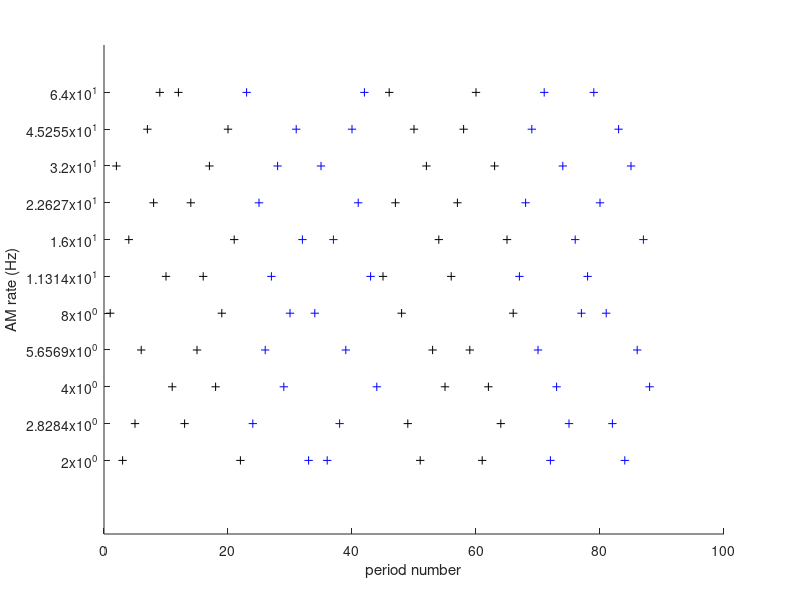

The MATLAB script that drew this image: (Note: this script raises an error after producing the figure.)
function make_irreg_AM_chunks
% This stimulus recipe allows for 3 important criteria to be matched:
%
%   1) a few specific AM rate vector sequences (chunks) are repeated for
%   multiple (15) trials, allowing for psth and trial-to-trial variability
%   analyses.
%
%   2) the specific chunks can arrive either early or late in an irregular
%   segment, allowing us to look for adaptation on a constant physical
%   signal.
%
%   3) each unique AM rate (/period duration) is presented in several
%   diverse positions within an irregular sequence. ie, there are several
%   unique AM rates  preceeding it. this allows for a rough assessment of
%   details behind any observed hysteresis effects, or conditions for
%   non-linearities, and allows for an assessment of neural activity
%   related to irregularity as a condition, with less bias by responses
%   specific to an individual sequence.
%
%   weaknesses:
%   - there may not be enough randomized chunks, so analyses of adaptation
%   may be confounded by responses specific to the rate sequences
%   presented.
%
%   each unique rate value is presented 120 times in the irregular
%   condition.
%

% rng('shuffle')

AMrates = 2.^[1:0.5:6];  %2-64 Hz
periodic_rates = [2 4 8 16 32];

irreg_chunk_dur = 2*sum(1./AMrates);

try
    load('example_irregular_sequence.mat')
    
catch
    SATISFIED = zeros(size(AMrates));
    while all(SATISFIED==0)
        
        randChunkA = randperm(length(AMrates));
        randChunkB = randperm(length(AMrates));
        randChunkC = randperm(length(AMrates));
        randChunkD = randperm(length(AMrates));
        rateVec_idx = [randChunkA randChunkB randChunkC randChunkD];
        
        while any(abs(diff(rateVec_idx))<2) %ensure there are no stepwise increments
            randChunkA = randperm(length(AMrates));
            randChunkB = randperm(length(AMrates));
            randChunkC = randperm(length(AMrates));
            randChunkD = randperm(length(AMrates));
            rateVec_idx = [randChunkA randChunkB randChunkC randChunkD];
        end
        
        for ir = 1:numel(AMrates) %ensure that each individual rate follows a variety of preceding rates
            idxs=[]; idxs = find(rateVec_idx==ir);
            if numel(unique([ ir rateVec_idx(idxs(idxs~=1)-1) ])) == (1+numel(idxs(idxs~=1)))
                SATISFIED(ir) = 1;
            end
        end
        if any(SATISFIED==0) %if not all do, start over
            SATISFIED = zeros(size(AMrates));
        end
    end
end

% Final AM rate "segments"
rateVec1    = AMrates([randChunkA randChunkB]);
rateVec1REV = AMrates([randChunkB randChunkA]);
rateVec2    = AMrates([randChunkC randChunkD]);
rateVec2REV = AMrates([randChunkD randChunkC]);

% save('example_irregular_sequence','AMrates','randChunkA','randChunkB','randChunkC','randChunkD','-v7.3')

% Plot the AM rate sequences
figure; hold on
xstart = 0;
plot(xstart+1:xstart+length(rateVec1),rateVec1,'+k')
xstart = xstart+length(rateVec1);
plot(xstart+1:xstart+length(rateVec1REV),rateVec1REV,'+b')
xstart = xstart+length(rateVec1REV);
plot(xstart+1:xstart+length(rateVec2),rateVec2,'+k')
xstart = xstart+length(rateVec2);
plot(xstart+1:xstart+length(rateVec2REV),rateVec2REV,'+b')
set(gca,'yscale','log')
set(gca,'ytick',AMrates)
xlabel('period number')
ylabel('AM rate (Hz)')



%% Estimating stimulus time, number of trials for a session

ml_consumed = 2.5;%ml
ml_flowrate = 0.25;%ml/m
total_time = ml_consumed / ml_flowrate * 60;

n_irreg_trials = 22;
irreg_repeats_time = irreg_chunk_dur * 4 * n_irreg_trials;

n_periodic_rates = numel(periodic_rates);
n_periodic_trials = 22;
periodic_time = n_periodic_rates * irreg_chunk_dur * n_periodic_trials;

standard_stim_time = irreg_repeats_time + periodic_time


time_left_for_rand_irregs = total_time - standard_stim_time;
n_rand_irregs = time_left_for_rand_irregs/irreg_chunk_dur;



%% Piece together long AM vector for continuous sound stream

periodic_rates;
rateVec1   ;
rateVec1REV;
rateVec2;
rateVec2REV;

REGblocks = 1:numel(periodic_rates);
IRblocks  = numel(periodic_rates)+(1:2);

stim_array = strsplit(num2str(periodic_rates));
stim_array{end+1} = 'rateVec_';
stim_array{end+1} = 'rateVec_REV';

%%

transitions = [];

for ir = REGblocks([2 4])  %allows for 11 trials of each type of transition
    for ii = IRblocks
        transitions = [transitions; ir ii];
    end
end





%%

this_random_pick = REGblocks(round(1 + (length(REGblocks)-1).*rand(1,1)));
iblockVector = this_random_pick;
last_4_picks = nan(1,4);
last_4_picks(2) = 6;

while numel(iblockVector)< (n_periodic_trials*length(REGblocks) + n_irreg_trials*length(IRblocks))
    
    % Update scorekeepers
    last_4_picks(2:end) = last_4_picks(1:end-1);
    last_4_picks(1) = this_random_pick;
    
    while this_random_pick==last_4_picks(1)
        if last_4_picks(1) > max(REGblocks) %if last was IRREG, choose REG
            this_random_pick = REGblocks(round(1 + (length(REGblocks)-1).*rand(1,1)));
            
        elseif all(last_4_picks <= max(REGblocks)) %if all 4 last were REG, choose IRREG
            this_random_pick = IRblocks(round(1+(length(IRblocks)-1).*rand(1,1)));
            
        elseif any(last_4_picks <= max(REGblocks)) %if IRREG was one of previous 4 blocks, randomly select which is next
            
            choose_IR = rand(1,1);
            if choose_IR>=0.7 %select IR with 20% chance
                this_random_pick = IRblocks(round(1+(length(IRblocks)-1).*rand(1,1)));
            else
                this_random_pick = REGblocks(round(1 + (length(REGblocks)-1).*rand(1,1)));
            end
            
        end
        
    end
    
    iblockVector = [iblockVector this_random_pick];
    
    % Remove indices of blocks that have reached n trials
    
    
end

findIRs = find(iblockVector==6)


%%

select_periodic_blocks = repmat(REGblocks,1,n_periodic_trials);
select_periodic_blocks = select_periodic_blocks(randperm(length(select_periodic_blocks)));
select_irreg_blocks = repmat(IRblocks,1,n_irreg_trials);
select_irreg_blocks = select_irreg_blocks(randperm(length(select_irreg_blocks)));

% Get number of blocks for each condition
blockNratio = length(select_periodic_blocks)/length(select_irreg_blocks);
[N,D] = rat(blockNratio);

% Interleave regualr and irregular blocks
for isess = 1
    iblockVector = [];
    
    while numel(select_periodic_blocks)>=N && numel(select_irreg_blocks)>=D
        
        % Get indices for irregular blocks
        IRidx=[1,2];
        while any(abs(diff(IRidx))<2) %make sure not 2 consecutive irregular blocks
            IRidx = round(2 + (N+D-2).*rand(1,D));
        end
        
        REGidx = 1:(N+D);
        REGidx(IRidx)=[];
        
        add_blocks = nan(1,N+D);
        add_blocks(REGidx) = select_periodic_blocks(1:N);
        add_blocks(IRidx)  = select_irreg_blocks(1:D);
        
        % Add blocks
        iblockVector = [iblockVector add_blocks];
        
        % Remove
        select_periodic_blocks(1:N) = [];
        select_irreg_blocks(1:D) = [];
        
    end
    
    blockVector = stim_array(iblockVector);
    
end

iblockVector

rateVector



%% Questions

% is the range  2 - 64 Hz  broad enough? (specifically, to hit edges of
% units' rate tuning curves/MTFs)
% Joris fig 9: more or less, yes.


%%


periodic_durations = round(periodic_rates*irreg_chunk_dur).*(1./periodic_rates)

(periodic_durations - irreg_chunk_dur)*1000












